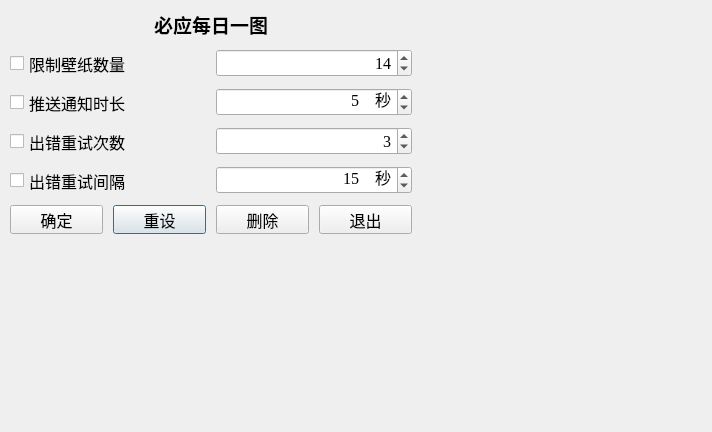
<?xml version="1.0" encoding="UTF-8"?>
<ui version="4.0">
 <class>Dialog</class>
 <widget class="QDialog" name="Dialog">
  <property name="geometry">
   <rect>
    <x>0</x>
    <y>0</y>
    <width>712</width>
    <height>432</height>
   </rect>
  </property>
  <property name="sizePolicy">
   <sizepolicy hsizetype="Preferred" vsizetype="Preferred">
    <horstretch>0</horstretch>
    <verstretch>0</verstretch>
   </sizepolicy>
  </property>
  <property name="font">
   <font>
    <family>Times New Roman</family>
    <pointsize>12</pointsize>
   </font>
  </property>
  <property name="windowTitle">
   <string>配置器</string>
  </property>
  <property name="windowIcon">
   <iconset>
    <normaloff>Bing.ico</normaloff>Bing.ico</iconset>
  </property>
  <property name="locale">
   <locale language="Chinese" country="China"/>
  </property>
  <widget class="QWidget" name="gridLayoutWidget">
   <property name="geometry">
    <rect>
     <x>0</x>
     <y>0</y>
     <width>422</width>
     <height>244</height>
    </rect>
   </property>
   <layout class="QGridLayout" name="gridLayout">
    <property name="leftMargin">
     <number>10</number>
    </property>
    <property name="topMargin">
     <number>10</number>
    </property>
    <property name="rightMargin">
     <number>10</number>
    </property>
    <property name="bottomMargin">
     <number>10</number>
    </property>
    <property name="spacing">
     <number>10</number>
    </property>
    <item row="5" column="1">
     <widget class="QPushButton" name="pushButton_reset">
      <property name="toolTip">
       <string>&lt;html&gt;&lt;head/&gt;&lt;body&gt;&lt;p&gt;重置以上设定&lt;/p&gt;&lt;/body&gt;&lt;/html&gt;</string>
      </property>
      <property name="text">
       <string>重设</string>
      </property>
     </widget>
    </item>
    <item row="5" column="2">
     <widget class="QPushButton" name="pushButton_delete">
      <property name="toolTip">
       <string>&lt;html&gt;&lt;head/&gt;&lt;body&gt;&lt;p&gt;删除开机启动配置&lt;/p&gt;&lt;/body&gt;&lt;/html&gt;</string>
      </property>
      <property name="text">
       <string>删除</string>
      </property>
     </widget>
    </item>
    <item row="5" column="0">
     <widget class="QPushButton" name="pushButton_OK">
      <property name="toolTip">
       <string>&lt;html&gt;&lt;head/&gt;&lt;body&gt;&lt;p&gt;配置开机启动并立即执行&lt;/p&gt;&lt;/body&gt;&lt;/html&gt;</string>
      </property>
      <property name="text">
       <string>确定</string>
      </property>
      <property name="default">
       <bool>false</bool>
      </property>
      <property name="flat">
       <bool>false</bool>
      </property>
     </widget>
    </item>
    <item row="1" column="0" colspan="2">
     <widget class="QCheckBox" name="checkBox_1">
      <property name="toolTip">
       <string>&lt;html&gt;&lt;head/&gt;&lt;body&gt;&lt;p&gt;&lt;span style=&quot; font-weight:600;&quot;&gt;选中复选框并在右侧输入限制壁纸的数量&lt;/span&gt;&lt;/p&gt;&lt;p&gt;下载近&lt;span style=&quot; font-weight:600;&quot;&gt;?n?&lt;/span&gt;天缺失的必应每日一图，并存档不为近&lt;span style=&quot; font-weight:600;&quot;&gt;?n?&lt;/span&gt;天的图片。&lt;/p&gt;&lt;p&gt;最多可下载近15天图片。&lt;/p&gt;&lt;/body&gt;&lt;/html&gt;</string>
      </property>
      <property name="toolTipDuration">
       <number>-1</number>
      </property>
      <property name="layoutDirection">
       <enum>Qt::LeftToRight</enum>
      </property>
      <property name="text">
       <string>限制壁纸数量</string>
      </property>
     </widget>
    </item>
    <item row="2" column="0" colspan="2">
     <widget class="QCheckBox" name="checkBox_2">
      <property name="toolTip">
       <string>&lt;html&gt;&lt;head/&gt;&lt;body&gt;&lt;p&gt;&lt;span style=&quot; font-weight:600;&quot;&gt;选中复选框并在右侧输入推送通知时长&lt;/span&gt;&lt;/p&gt;&lt;p&gt;不建议设置过小的数值。&lt;/p&gt;&lt;/body&gt;&lt;/html&gt;</string>
      </property>
      <property name="text">
       <string>推送通知时长</string>
      </property>
     </widget>
    </item>
    <item row="3" column="0" colspan="2">
     <widget class="QCheckBox" name="checkBox_3">
      <property name="toolTip">
       <string>&lt;html&gt;&lt;head/&gt;&lt;body&gt;&lt;p&gt;&lt;span style=&quot; font-weight:600;&quot;&gt;选中复选框并在右侧输入出错重试次数&lt;/span&gt;&lt;/p&gt;&lt;p&gt;建议设置此项以避免网络状况不良导致的程序失效。&lt;/p&gt;&lt;p&gt;不建议设置过大的数值。&lt;/p&gt;&lt;/body&gt;&lt;/html&gt;</string>
      </property>
      <property name="text">
       <string>出错重试次数</string>
      </property>
     </widget>
    </item>
    <item row="4" column="0" colspan="2">
     <widget class="QCheckBox" name="checkBox_4">
      <property name="enabled">
       <bool>true</bool>
      </property>
      <property name="toolTip">
       <string>&lt;html&gt;&lt;head/&gt;&lt;body&gt;&lt;p&gt;&lt;span style=&quot; font-weight:600;&quot;&gt;选中复选框并在右侧输入出错重试时间间隔&lt;/span&gt;&lt;/p&gt;&lt;p&gt;建议设置此项以避免网络状况不良导致的程序失效。&lt;/p&gt;&lt;p&gt;不建议设置过小或过大的数值。&lt;/p&gt;&lt;/body&gt;&lt;/html&gt;</string>
      </property>
      <property name="text">
       <string>出错重试间隔</string>
      </property>
      <property name="checkable">
       <bool>true</bool>
      </property>
     </widget>
    </item>
    <item row="1" column="2" colspan="2">
     <widget class="QSpinBox" name="spinBox_1">
      <property name="wrapping">
       <bool>false</bool>
      </property>
      <property name="frame">
       <bool>true</bool>
      </property>
      <property name="alignment">
       <set>Qt::AlignRight|Qt::AlignTrailing|Qt::AlignVCenter</set>
      </property>
      <property name="readOnly">
       <bool>false</bool>
      </property>
      <property name="showGroupSeparator" stdset="0">
       <bool>false</bool>
      </property>
      <property name="minimum">
       <number>1</number>
      </property>
      <property name="maximum">
       <number>31</number>
      </property>
      <property name="value">
       <number>14</number>
      </property>
     </widget>
    </item>
    <item row="2" column="2" colspan="2">
     <widget class="QSpinBox" name="spinBox_2">
      <property name="alignment">
       <set>Qt::AlignRight|Qt::AlignTrailing|Qt::AlignVCenter</set>
      </property>
      <property name="suffix">
       <string>    秒</string>
      </property>
      <property name="minimum">
       <number>1</number>
      </property>
      <property name="maximum">
       <number>60</number>
      </property>
      <property name="value">
       <number>5</number>
      </property>
     </widget>
    </item>
    <item row="3" column="2" colspan="2">
     <widget class="QSpinBox" name="spinBox_3">
      <property name="alignment">
       <set>Qt::AlignRight|Qt::AlignTrailing|Qt::AlignVCenter</set>
      </property>
      <property name="minimum">
       <number>1</number>
      </property>
      <property name="maximum">
       <number>20</number>
      </property>
      <property name="value">
       <number>3</number>
      </property>
     </widget>
    </item>
    <item row="4" column="2" colspan="2">
     <widget class="QSpinBox" name="spinBox_4">
      <property name="alignment">
       <set>Qt::AlignRight|Qt::AlignTrailing|Qt::AlignVCenter</set>
      </property>
      <property name="suffix">
       <string>    秒</string>
      </property>
      <property name="minimum">
       <number>1</number>
      </property>
      <property name="maximum">
       <number>60</number>
      </property>
      <property name="singleStep">
       <number>1</number>
      </property>
      <property name="value">
       <number>15</number>
      </property>
     </widget>
    </item>
    <item row="0" column="0" colspan="4">
     <widget class="QLabel" name="label">
      <property name="font">
       <font>
        <family>微软雅黑</family>
        <pointsize>14</pointsize>
        <weight>75</weight>
        <bold>true</bold>
        <kerning>true</kerning>
       </font>
      </property>
      <property name="text">
       <string>必应每日一图</string>
      </property>
      <property name="alignment">
       <set>Qt::AlignCenter</set>
      </property>
     </widget>
    </item>
    <item row="5" column="3">
     <widget class="QPushButton" name="pushButton_exit">
      <property name="text">
       <string>退出</string>
      </property>
     </widget>
    </item>
   </layout>
  </widget>
 </widget>
 <tabstops>
  <tabstop>pushButton_OK</tabstop>
  <tabstop>pushButton_reset</tabstop>
  <tabstop>pushButton_delete</tabstop>
  <tabstop>pushButton_exit</tabstop>
  <tabstop>checkBox_1</tabstop>
  <tabstop>spinBox_1</tabstop>
  <tabstop>checkBox_2</tabstop>
  <tabstop>spinBox_2</tabstop>
  <tabstop>checkBox_3</tabstop>
  <tabstop>spinBox_3</tabstop>
  <tabstop>checkBox_4</tabstop>
  <tabstop>spinBox_4</tabstop>
 </tabstops>
 <resources/>
 <connections>
  <connection>
   <sender>pushButton_OK</sender>
   <signal>clicked()</signal>
   <receiver>Dialog</receiver>
   <slot>OK_buttonClick()</slot>
   <hints>
    <hint type="sourcelabel">
     <x>19</x>
     <y>233</y>
    </hint>
    <hint type="destinationlabel">
     <x>22</x>
     <y>252</y>
    </hint>
   </hints>
  </connection>
  <connection>
   <sender>pushButton_reset</sender>
   <signal>clicked()</signal>
   <receiver>Dialog</receiver>
   <slot>Reset_buttonClick()</slot>
   <hints>
    <hint type="sourcelabel">
     <x>114</x>
     <y>233</y>
    </hint>
    <hint type="destinationlabel">
     <x>125</x>
     <y>268</y>
    </hint>
   </hints>
  </connection>
  <connection>
   <sender>pushButton_delete</sender>
   <signal>clicked()</signal>
   <receiver>Dialog</receiver>
   <slot>Delete_buttonClick()</slot>
   <hints>
    <hint type="sourcelabel">
     <x>216</x>
     <y>233</y>
    </hint>
    <hint type="destinationlabel">
     <x>222</x>
     <y>288</y>
    </hint>
   </hints>
  </connection>
  <connection>
   <sender>pushButton_exit</sender>
   <signal>clicked()</signal>
   <receiver>Dialog</receiver>
   <slot>Exit_buttonClick()</slot>
   <hints>
    <hint type="sourcelabel">
     <x>319</x>
     <y>233</y>
    </hint>
    <hint type="destinationlabel">
     <x>328</x>
     <y>308</y>
    </hint>
   </hints>
  </connection>
  <connection>
   <sender>checkBox_3</sender>
   <signal>stateChanged(int)</signal>
   <receiver>Dialog</receiver>
   <slot>Sync_Retry_3()</slot>
   <hints>
    <hint type="sourcelabel">
     <x>92</x>
     <y>146</y>
    </hint>
    <hint type="destinationlabel">
     <x>518</x>
     <y>144</y>
    </hint>
   </hints>
  </connection>
  <connection>
   <sender>checkBox_4</sender>
   <signal>stateChanged(int)</signal>
   <receiver>Dialog</receiver>
   <slot>Sync_Retry_4()</slot>
   <hints>
    <hint type="sourcelabel">
     <x>73</x>
     <y>181</y>
    </hint>
    <hint type="destinationlabel">
     <x>519</x>
     <y>183</y>
    </hint>
   </hints>
  </connection>
  <connection>
   <sender>spinBox_1</sender>
   <signal>valueChanged(int)</signal>
   <receiver>Dialog</receiver>
   <slot>Update_toolTip()</slot>
   <hints>
    <hint type="sourcelabel">
     <x>375</x>
     <y>67</y>
    </hint>
    <hint type="destinationlabel">
     <x>545</x>
     <y>62</y>
    </hint>
   </hints>
  </connection>
 </connections>
 <slots>
  <slot>OK_buttonClick()</slot>
  <slot>Reset_buttonClick()</slot>
  <slot>Delete_buttonClick()</slot>
  <slot>Exit_buttonClick()</slot>
  <slot>Sync_Retry_3()</slot>
  <slot>Sync_Retry_4()</slot>
  <slot>Update_toolTip()</slot>
 </slots>
</ui>
